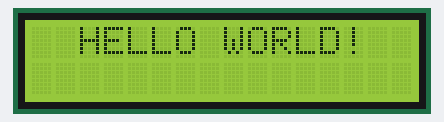
The sketch below on a simulated Arduino Uno, built with avr-gcc and run on an emulated ATmega328P. Shown: 16×2 character LCD.

Above: at 0.36 s.
At 1.26 s:
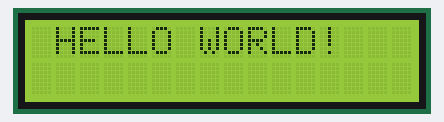
At 2.16 s:
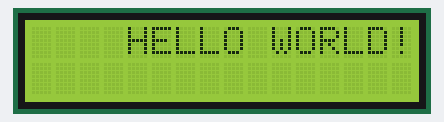

Measured:
- by itself, everything shown: repeats every 2.3 s, in 8 steps

The sketch:

Hello_World.ino
```cpp
//"HELLO WORLD!" ACTIVE
//MY FIRST C++ PROJECT
//MY FIRST ARDUINO PROJECT
#include <LiquidCrystal.h>

//PIN DEFINITION:
LiquidCrystal lcd(12, 11, 5, 4, 3, 2);

void setup()
{
//MODEL DISPLAY DEFINITION:
  lcd.begin(16, 2);
}

void loop()
{
  //CLEAN SCREEN:
  lcd.clear();
  //TOP LINE AND PRINT TEXT:
  lcd.setCursor(3, 0);
  lcd.print("HELLO WORLD!");
  delay(150);

  //SCROOL LEFT - OPTIONAL
  for (int posicao = 0; posicao < 3; posicao++){
    lcd.scrollDisplayLeft();
    delay(300);
  }

  //SCROOL RIGHT - OPTIONAL
  for (int posicao = 0; posicao < 4; posicao++){
    lcd.scrollDisplayRight();
    delay(300);
  }
}
```
